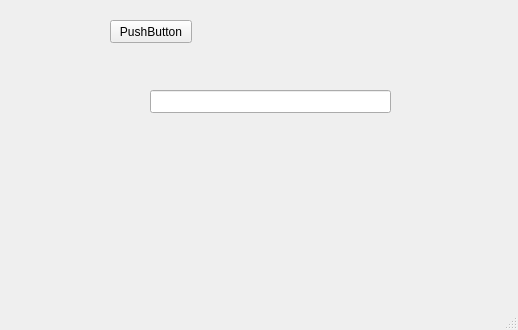
<?xml version="1.0" encoding="UTF-8"?>
<ui version="4.0">
 <class>MainWindow</class>
 <widget class="QMainWindow" name="MainWindow">
  <property name="geometry">
   <rect>
    <x>0</x>
    <y>0</y>
    <width>518</width>
    <height>330</height>
   </rect>
  </property>
  <property name="windowTitle">
   <string>MainWindow</string>
  </property>
  <widget class="QWidget" name="centralwidget">
   <widget class="QPushButton" name="pushButton">
    <property name="geometry">
     <rect>
      <x>110</x>
      <y>20</y>
      <width>82</width>
      <height>23</height>
     </rect>
    </property>
    <property name="text">
     <string>PushButton</string>
    </property>
   </widget>
   <widget class="QLineEdit" name="lineEdit">
    <property name="geometry">
     <rect>
      <x>150</x>
      <y>90</y>
      <width>241</width>
      <height>23</height>
     </rect>
    </property>
   </widget>
  </widget>
  <widget class="QMenuBar" name="menubar">
   <property name="geometry">
    <rect>
     <x>0</x>
     <y>0</y>
     <width>518</width>
     <height>20</height>
    </rect>
   </property>
  </widget>
  <widget class="QStatusBar" name="statusbar"/>
 </widget>
 <resources/>
 <connections/>
</ui>
